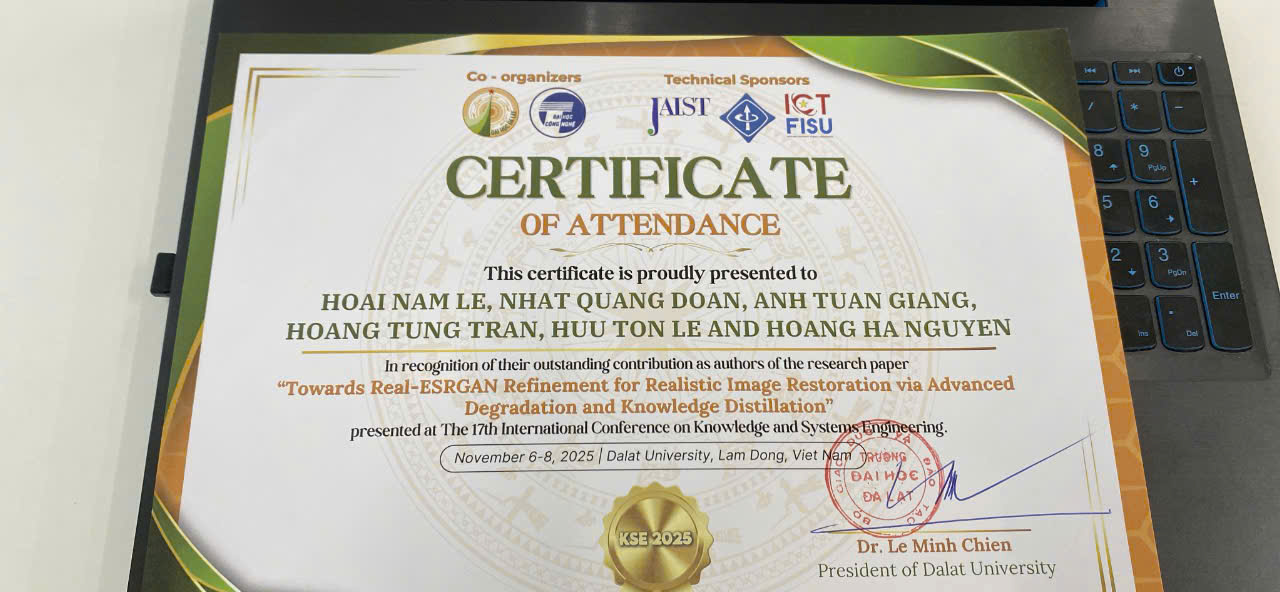
#> input picture lab6/input.jpg, 1280 x 592 px
$ python labwork6.py
#> lines starting #> are read from the running program, lines starting #| are printed output that depends on the picture
import warnings
warnings.filterwarnings('ignore', category=RuntimeWarning)

import sys,time
import numpy as np
import matplotlib.pyplot as plt
from numba import cuda

@cuda.jit
def binarization_gpu(src,dst,threshold):
    x = cuda.threadIdx.x   + cuda.blockIdx.x  * cuda.blockDim.x
    y = cuda.threadIdx.y +  cuda.blockIdx.y  * cuda.blockDim.y
    if x < src.shape[1] and y < src.shape[0]:
        g = (int(src[y, x, 0]) +   int(src[y, x, 1])   + int(src[y, x, 2])) // 3
        if g>=threshold:
            val = np.uint8(255)
        else:
            val=np.uint8(0)
        dst[y,x,0] = dst[y,x,1] = dst[y,x,2] = val

@cuda.jit
def brightness_gpu(src, dst, delta):
    x = cuda.threadIdx.x + cuda.blockIdx.x * cuda.blockDim.x
    y = cuda.threadIdx.y+cuda.blockIdx.y*cuda.blockDim.y
    if x<src.shape[1] and y<src.shape[0]:
        for c in range(3):
            val = int(src[y, x, c]) + delta
            if val>255:
                val = 255
            elif val < 0:
                val=0
            dst[y,x,c]=np.uint8(val)

@cuda.jit
def blend_gpu(src1,src2,dst,c):
    x=cuda.threadIdx.x+cuda.blockIdx.x*cuda.blockDim.x
    y = cuda.threadIdx.y + cuda.blockIdx.y * cuda.blockDim.y
    if x < src1.shape[1] and y < src1.shape[0]:
        for ch in range(3):
            val = c * float(src1[y,x,ch]) + (1.0 - c) * float(src2[y,x,ch])
            dst[y,x,ch] = np.uint8(val)

def main():
    img1 = plt.imread('input.jpg')
#> img1 is the input picture: shape (592, 1280, 3); mean R, G, B 179.2, 176.6, 165.5
    h, w, _ = img1.shape
#> h = 592; w = 1280

    threshold = int(sys.argv[1]) if len(sys.argv)>1 else 128
    brightness_delta=67
    blend_c = 0.67

    img2 = np.ascontiguousarray(np.flip(img1, axis=1))
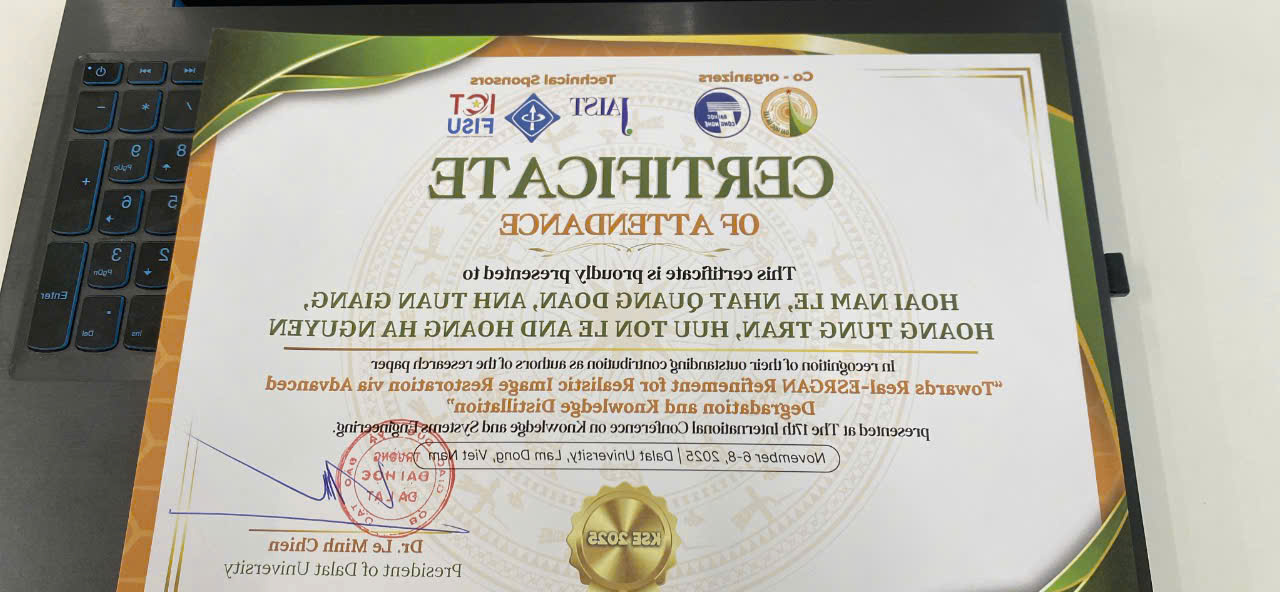
#> img2: shape (592, 1280, 3); mean R, G, B 179.2, 176.6, 165.5

    devSrc1 = cuda.to_device(img1)
    devSrc2 = cuda.to_device(img2)
    devDst = cuda.device_array((h,w,3), np.uint8)

    blockSizes = [(8, 8), (16, 16), (32, 32)]

    for block in blockSizes:
        bx, by = block
        grid = ((w + bx - 1) // bx, (h + by - 1) // by)
        binarization_gpu[grid, block](devSrc1, devDst, threshold)
        cuda.synchronize()
    plt.imsave('binarization.jpg', devDst.copy_to_host())

    for block in blockSizes:
        bx, by = block
        grid=((w+bx-1)//bx, (h+by-1)//by)
        brightness_gpu[grid, block](devSrc1, devDst, brightness_delta)
        cuda.synchronize()
    plt.imsave('brightness.jpg', devDst.copy_to_host())

    gpu_times = []
    for block in blockSizes:
        bx,by = block
        grid = ((w + bx - 1) // bx, (h + by - 1) // by)
        t0 = time.time()
        blend_gpu[grid, block](devSrc1, devSrc2, devDst, blend_c)
        cuda.synchronize()
        gpu_times.append(time.time() - t0)
    plt.imsave('blend.jpg', devDst.copy_to_host())

    labels = ['8x8', '16x16', '32x32']
    plt.plot(labels, gpu_times, 'o-')
    plt.xlabel('2D Block Size')
    plt.ylabel('Time (s)')
    plt.savefig('map_block_size_vs_time.png')

if __name__ == '__main__':
    main()
#> (the call stopped at in main, `devSrc1 = cuda.to_device(img1)`: numba is not available in this run)
